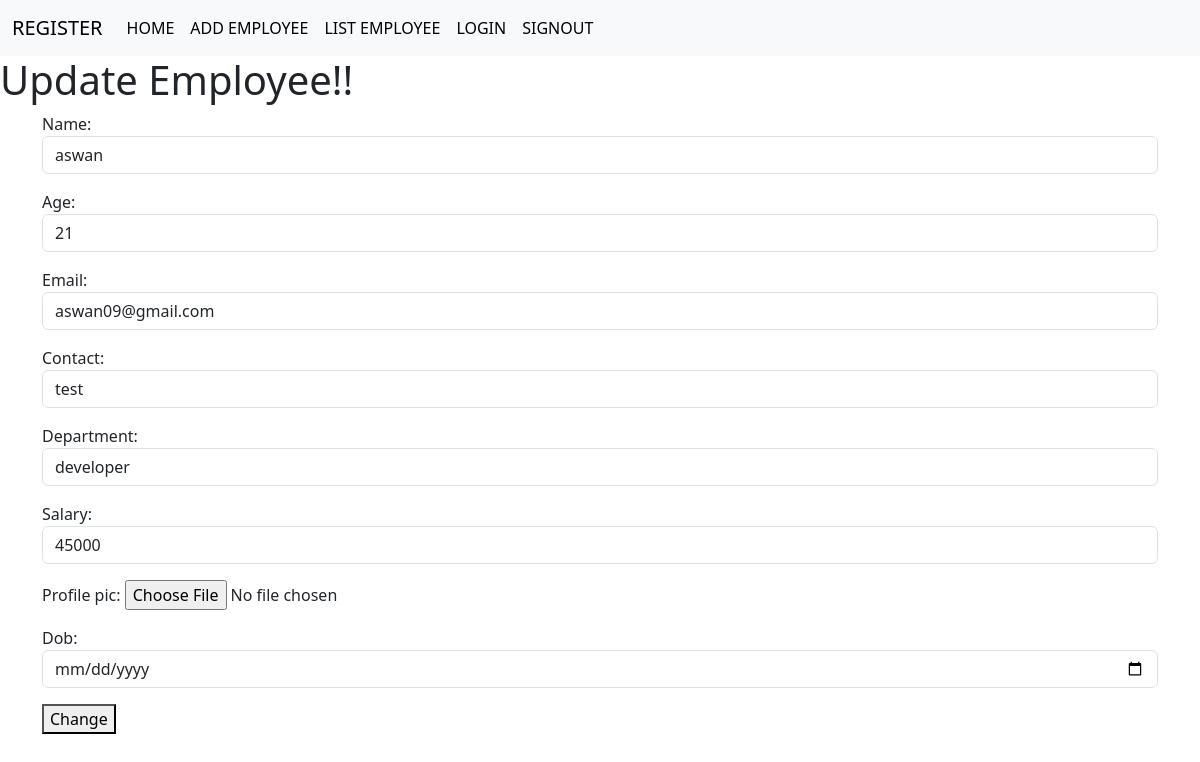
The app's page /employee/4/change (signed in) with its own data.
### crm/models.py (models this page shows, shortened)
class Employee(models.Model):
    name=models.CharField(max_length=100)
    age=models.PositiveIntegerField()
    email=models.EmailField(unique=True)
    contact=models.CharField(max_length=10,null=True)
    department=models.CharField(max_length=100)
    salary=models.PositiveIntegerField()
    profile_pic=models.ImageField(upload_to="images",null=True,blank=True)
    dob=models.DateField(null=True,blank=True)

### crm/views.py (the view, shortened to what this page needs)
# urls.py: path("employee/<int:pk>/change",views.EmployeeUpdateView.as_view(),name="emp-edit"),
@method_decorator(signin_required,name="dispatch")
class EmployeeUpdateView(View):
    def get(self,request,*args,**kwargs):
        id=kwargs.get("pk")
        obj=Employee.objects.get(id=id)
        form=EmployeeModelForm(instance=obj)
        return render(request,"emp_edit.html",{"form":form})

### crm/forms.py
class EmployeeModelForm(forms.ModelForm):
    class Meta:
        model=Employee
        fields="__all__"
        widgets={
            "name":forms.TextInput(attrs={"class":"form-control"}),
            "department":forms.TextInput(attrs={"class":"form-control"}),
            "salary":forms.NumberInput(attrs={"class":"form-control"}),
            "email":forms.EmailInput(attrs={"class":"form-control"}),
            "age":forms.NumberInput(attrs={"class":"form-control"}),
            "contact":forms.TextInput(attrs={"class":"form-control","rows":5}),
            "dob":forms.TextInput(attrs={"class":"form-control", "type":"date"})
        }

### crm/views.py (called while the page is built)
def signin_required(fn):
    def wrapper(request,*args, **kwargs):
        if not request.user.is_authenticated:
            messages.error(request,"Invalid Session")
            return redirect("signin")
        else:
            return fn(request,*args,**kwargs)
    return wrapper

### crm/templates/emp_edit.html (shortened to what this page needs)
{%extends 'base.html'%}
{%block body_block%}
<h1>Update Employee!!</h1>
    <div class="container">
        <form action="" method="post" enctype="multipart/form-data">
            {{form.as_p}}
            <button type="submit">Change</button>
        </form>
    </div>
    {%endblock%}

### records on screen
Employee: name "aswan", age "21", email "aswan09@gmail.com", contact "test", department "developer", salary "45000"
